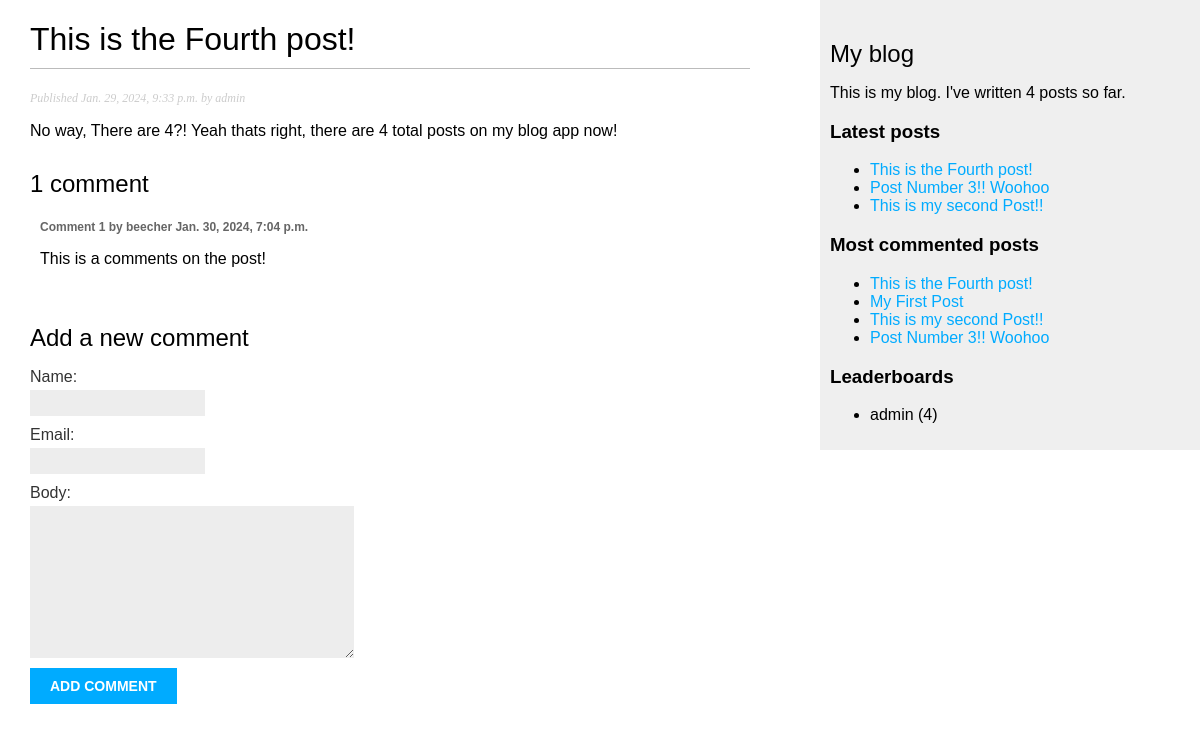
The app's page /blog/2024/1/29/this-is-the-fourth-post/, older data.
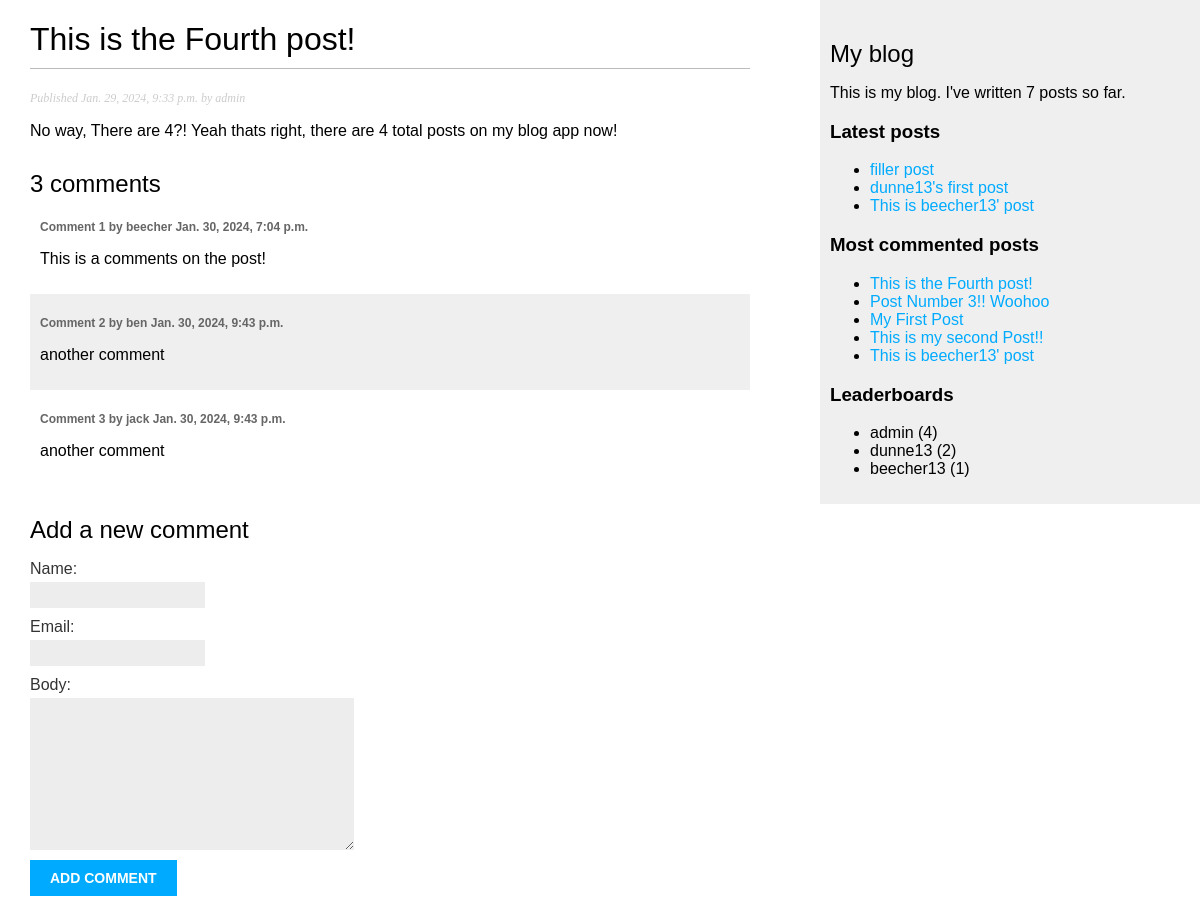
The same page, newer data.
### blog/models.py (models this page shows, shortened)
class Comment(models.Model):
    post = models.ForeignKey(Post,
                             on_delete=models.CASCADE,
                             related_name='comments')
    name = models.CharField(max_length=80)
    email = models.EmailField()
    body = models.TextField()
    created = models.DateTimeField(auto_now_add=True)
    updated = models.DateTimeField(auto_now=True)
    active = models.BooleanField(default=True)
    class Meta:
        ordering = ['created']
        indexes = [
            models.Index(fields=['created']),
        ]

class Post(models.Model):
    class Status(models.TextChoices):
        DRAFT = 'DF', 'Draft'
        PUBLISHED = 'PB', 'Published'
    title = models.CharField(max_length=250)
    slug = models.SlugField(max_length=250,
                            unique_for_date='publish')
    author = models.ForeignKey(User,
                               on_delete=models.CASCADE,
                               related_name='blog_posts')
    body = models.TextField()
    publish = models.DateTimeField(default=timezone.now)
    created = models.DateTimeField(auto_now_add=True)
    updated = models.DateTimeField(auto_now=True)
    status = models.CharField(max_length=2,
                              choices=Status.choices,
                              default=Status.DRAFT)
    objects = models.Manager() # The default manager.
    published = PublishedManager() # Our custom manager.
    class Meta:
        ordering = ['-publish']
        indexes = [
            models.Index(fields=['-publish']),
        ]
    def get_absolute_url(self):
        return reverse('blog:post_detail',
                        args=[self.publish.year,
                              self.publish.month,
                              self.publish.day,
                              self.slug])

### blog/views.py (the view)
def post_detail(request, year, month, day, post):
    post = get_object_or_404(Post,
                             status=Post.Status.PUBLISHED,
                             slug=post,
                             publish__year=year,
                             publish__month=month,
                             publish__day=day)
    comments = post.comments.filter(active=True)
    form = CommentForm()
    return render(request,
                'blog/post/detail.html',
                {'post': post,
                 'comments': comments,
                 'form': form})

### blog/forms.py
class CommentForm(forms.ModelForm):
    class Meta:
        model = Comment
        fields = ['name', 'email', 'body']

### blog/models.py (called while the page is built)
    def get_queryset(self):
        return super().get_queryset()\
                    .filter(status=Post.Status.PUBLISHED)

### blog/templatetags/blog_tags.py (called while the page is built)
@register.simple_tag
def total_posts():
    return Post.published.count()

@register.inclusion_tag('blog/post/latest_posts.html')
def show_latest_posts(count=5):
    latest_posts = Post.published.order_by('-publish')[:count]
    return {'latest_posts': latest_posts}

@register.simple_tag
def get_most_commented_posts(count=5):
    return Post.published.annotate(
        total_comments = Count('comments')
    ).order_by('-total_comments')[:count]

### blog/templates/blog/post/detail.html (shortened to what this page needs)
{% extends "blog/base.html" %}
{% block content %}
    <h1>{{ post.title }}</h1>
    <p class="date">
        Published {{ post.publish }} by {{ post.author }}
    </p>
    {{ post.body|linebreaks }}
    {% with comments.count as total_comments %}
        <h2>
            {{ total_comments }} comment{{ total_comments|pluralize }}
        </h2>
    {% endwith %}
    {% for comment in comments %}
        <div class="comment">
            <p class="info">
                Comment {{ forloop.counter }} by {{ comment.name }}
                {{ comment.created }}
            </p>
            {{ comment.body|linebreaks }}
        </div>
    {% empty %}
        <p>There are no comments.</p>
    {% endfor %}
    {% include "blog/post/includes/comment_form.html" %}
{% endblock %}

### blog/templates/blog/base.html (shortened to what this page needs)
{% load blog_tags %}
{% load static %}
<!DOCTYPE html>
<html>
<head>
    <link href="{% static "css/blog.css" %}" rel="stylesheet">
</head>
<body>
    <div id="content">
        {% block content %}
        {% endblock %}
    </div>
    <div id="sidebar">
        <h2>My blog</h2>
        <p>
            This is my blog.
            I've written {% total_posts %} posts so far.
        </p>
        <h3>Latest posts</h3>
        {% show_latest_posts 3 %}
        <h3>Most commented posts</h3>
        {% get_most_commented_posts as most_commented_posts %}
        <ul>
            {% for post in most_commented_posts %}
                <li>
                    <a href="{{ post.get_absolute_url }}">{{ post.title }}</a>
                </li>
            {% endfor %}
        </ul>
        <h3>Leaderboards</h3>
        {% get_top_users as top_users %}
        <ul>
            {% for user in top_users %}
                <li> {{user}} </li>
            {% endfor %}
        </ul>
    </div>
</body>
</html>

### blog/templates/blog/post/latest_posts.html
<ul>
    {% for post in latest_posts %}
        <li>
            <a href="{{ post.get_absolute_url }}">{{ post.title }}</a>
        </li>
    {% endfor %}
</ul>

Row changes from the older to the newer data that the page shows:
no longer on one of the page's lists (row unchanged): Post: title "This is the Fourth post!"
no longer on one of the page's lists (row unchanged): Post: title "Post Number 3!! Woohoo"
no longer on one of the page's lists (row unchanged): Post: title "This is my second Post!!"
added Comment: name "ben", created "Jan. 30, 2024, 9:43 p.m.", body "another comment"
added Comment: name "jack", created "Jan. 30, 2024, 9:43 p.m.", body "another comment"
added Post: title "filler post", shown under "Latest posts"
added Post: title "dunne13's first post", shown under "Latest posts"
added Post: title "This is beecher13' post"
shown differently, row unchanged: Post "Post Number 3!! Woohoo": moves up the list
Text that changed along with them:
{{ total_comments }}: "1" → "3"
text no longer shown: "4"
text now shown: "7"
new list line: "dunne13 (2)"
new list line: "beecher13 (1)"
